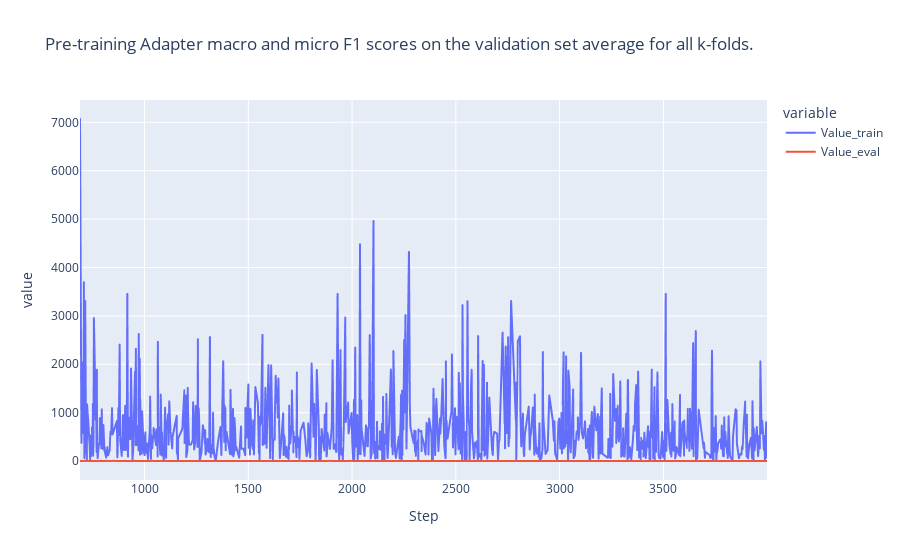

The notebook cell this image was saved under:
### Code cell
import plotly.express as px

loss_df_merged = dict_of_dfs_list_kpi["loss.csv"].merge(dict_of_dfs_list_kpi["eval_loss.csv"], on='Step', how='inner', suffixes=("_train", "_eval"))
loss_df_merged.reset_index(inplace=True)

fig = px.line(loss_df_merged[150:], x="Step", y=["Value_train", "Value_eval"], title=f"")
fig.show()

### Figure 1 — Plotly figure (JSON) as saved in the notebook; plotly's stock layout.template omitted (floating-point values rounded to 4 significant figures; data arrays with more than 128 entries replaced by an {"elided": "..."} marker saying what was removed)
{"data": [{"hovertemplate": "variable=Value_train<br>Step=%{x}<br>value=%{y}<extra></extra>", "legendgroup": "Value_train", "line": {"color": "#636efa", "dash": "solid"}, "marker": {"symbol": "circle"}, "mode": "lines", "name": "Value_train", "showlegend": true, "type": "scattergl", "x": {"elided": "850 int values"}, "xaxis": "x", "y": {"elided": "850 float values"}, "yaxis": "y"}, {"hovertemplate": "variable=Value_eval<br>Step=%{x}<br>value=%{y}<extra></extra>", "legendgroup": "Value_eval", "line": {"color": "#EF553B", "dash": "solid"}, "marker": {"symbol": "circle"}, "mode": "lines", "name": "Value_eval", "showlegend": true, "type": "scattergl", "x": {"elided": "850 int values"}, "xaxis": "x", "y": {"elided": "850 float values"}, "yaxis": "y"}], "layout": {"legend": {"title": {"text": "variable"}, "tracegroupgap": 0}, "title": {"text": "Pre-training Adapter macro and micro F1 scores on the validation set average for all k-folds."}, "xaxis": {"anchor": "y", "domain": [0, 1], "title": {"text": "Step"}}, "yaxis": {"anchor": "x", "domain": [0, 1], "title": {"text": "value"}}}}
